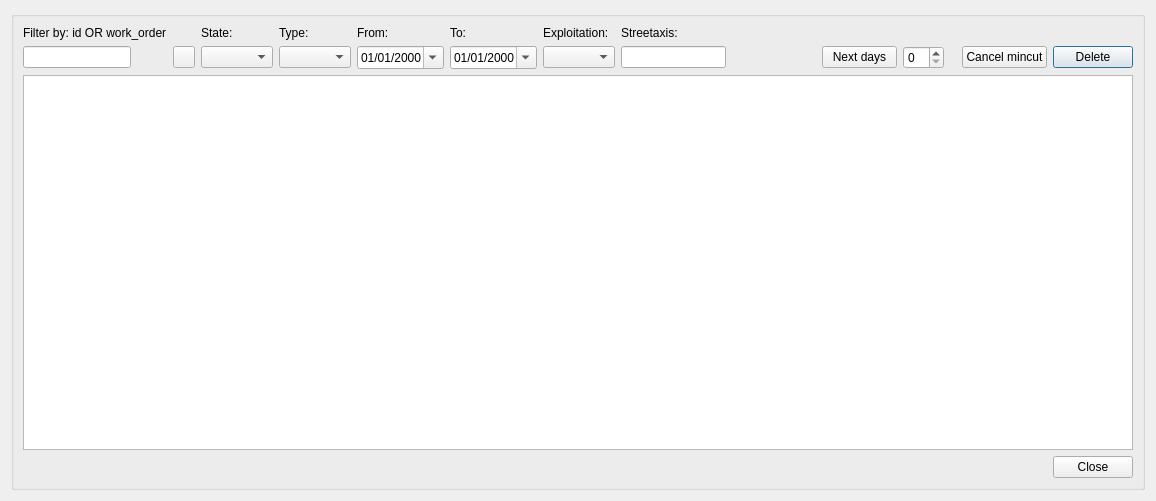
<?xml version="1.0" encoding="UTF-8"?>
<ui version="4.0">
 <class>dlg_mincut_manager</class>
 <widget class="QDialog" name="dlg_mincut_manager">
  <property name="geometry">
   <rect>
    <x>0</x>
    <y>0</y>
    <width>1156</width>
    <height>501</height>
   </rect>
  </property>
  <property name="windowTitle">
   <string>Mincut management</string>
  </property>
  <layout class="QGridLayout" name="verticalLayout_4">
   <item row="2" column="0">
    <widget class="QGroupBox" name="groupBox">
     <property name="title">
      <string/>
     </property>
     <layout class="QGridLayout" name="verticalLayout_3">
      <item row="5" column="0" colspan="13">
       <spacer name="horizontalSpacer">
        <property name="orientation">
         <enum>Qt::Horizontal</enum>
        </property>
        <property name="sizeHint" stdset="0">
         <size>
          <width>40</width>
          <height>20</height>
         </size>
        </property>
       </spacer>
      </item>
      <item row="3" column="15">
       <widget class="QPushButton" name="btn_delete">
        <property name="sizePolicy">
         <sizepolicy hsizetype="Fixed" vsizetype="Fixed">
          <horstretch>0</horstretch>
          <verstretch>0</verstretch>
         </sizepolicy>
        </property>
        <property name="text">
         <string>Delete</string>
        </property>
       </widget>
      </item>
      <item row="1" column="6">
       <widget class="QLabel" name="lbl_exploitation">
        <property name="text">
         <string>Exploitation:</string>
        </property>
       </widget>
      </item>
      <item row="1" column="5">
       <widget class="QLabel" name="lbl_date_to">
        <property name="text">
         <string>To:</string>
        </property>
       </widget>
      </item>
      <item row="3" column="4">
       <widget class="QDateEdit" name="date_from">
        <property name="displayFormat">
         <string>dd/MM/yyyy</string>
        </property>
        <property name="calendarPopup">
         <bool>true</bool>
        </property>
       </widget>
      </item>
      <item row="3" column="9">
       <spacer name="horizontalSpacer_2">
        <property name="orientation">
         <enum>Qt::Horizontal</enum>
        </property>
        <property name="sizeHint" stdset="0">
         <size>
          <width>80</width>
          <height>20</height>
         </size>
        </property>
       </spacer>
      </item>
      <item row="3" column="0">
       <widget class="QLineEdit" name="txt_mincut_id">
        <property name="sizePolicy">
         <sizepolicy hsizetype="Fixed" vsizetype="Fixed">
          <horstretch>0</horstretch>
          <verstretch>0</verstretch>
         </sizepolicy>
        </property>
        <property name="text">
         <string/>
        </property>
       </widget>
      </item>
      <item row="3" column="11">
       <widget class="QSpinBox" name="spn_next_days">
        <property name="maximumSize">
         <size>
          <width>60</width>
          <height>16777215</height>
         </size>
        </property>
       </widget>
      </item>
      <item row="1" column="2">
       <widget class="QLabel" name="lbl_state">
        <property name="text">
         <string>State:</string>
        </property>
       </widget>
      </item>
      <item row="1" column="4">
       <widget class="QLabel" name="lbl_date_from">
        <property name="text">
         <string>From:</string>
        </property>
       </widget>
      </item>
      <item row="3" column="6">
       <widget class="QComboBox" name="cmb_expl"/>
      </item>
      <item row="3" column="5">
       <widget class="QDateEdit" name="date_to">
        <property name="displayFormat">
         <string>dd/MM/yyyy</string>
        </property>
        <property name="calendarPopup">
         <bool>true</bool>
        </property>
       </widget>
      </item>
      <item row="1" column="0">
       <widget class="QLabel" name="lbl_filter">
        <property name="text">
         <string>Filter by: id OR work_order</string>
        </property>
       </widget>
      </item>
      <item row="3" column="1">
       <widget class="QPushButton" name="btn_selector_mincut">
        <property name="maximumSize">
         <size>
          <width>22</width>
          <height>22</height>
         </size>
        </property>
        <property name="text">
         <string/>
        </property>
       </widget>
      </item>
      <item row="5" column="15">
       <widget class="QPushButton" name="btn_cancel">
        <property name="text">
         <string>Close</string>
        </property>
       </widget>
      </item>
      <item row="3" column="14">
       <widget class="QPushButton" name="btn_cancel_mincut">
        <property name="text">
         <string>Cancel mincut</string>
        </property>
       </widget>
      </item>
      <item row="3" column="10">
       <widget class="QPushButton" name="btn_next_days">
        <property name="sizePolicy">
         <sizepolicy hsizetype="Fixed" vsizetype="Fixed">
          <horstretch>0</horstretch>
          <verstretch>0</verstretch>
         </sizepolicy>
        </property>
        <property name="maximumSize">
         <size>
          <width>75</width>
          <height>16777215</height>
         </size>
        </property>
        <property name="text">
         <string>Next days</string>
        </property>
       </widget>
      </item>
      <item row="3" column="2">
       <widget class="QComboBox" name="state_edit">
        <property name="sizePolicy">
         <sizepolicy hsizetype="Preferred" vsizetype="Fixed">
          <horstretch>0</horstretch>
          <verstretch>0</verstretch>
         </sizepolicy>
        </property>
       </widget>
      </item>
      <item row="4" column="0" colspan="16">
       <widget class="QTableView" name="tbl_mincut_edit">
        <property name="sortingEnabled">
         <bool>true</bool>
        </property>
       </widget>
      </item>
      <item row="3" column="3">
       <widget class="QComboBox" name="cmb_mincut_type"/>
      </item>
      <item row="3" column="7">
       <widget class="QLineEdit" name="txt_streetaxis"/>
      </item>
      <item row="1" column="3">
       <widget class="QLabel" name="lbl_mincut_type">
        <property name="text">
         <string>Type:</string>
        </property>
       </widget>
      </item>
      <item row="1" column="7">
       <widget class="QLabel" name="lbl_streetaxis">
        <property name="text">
         <string>Streetaxis:</string>
        </property>
       </widget>
      </item>
     </layout>
    </widget>
   </item>
  </layout>
 </widget>
 <resources/>
 <connections/>
</ui>
